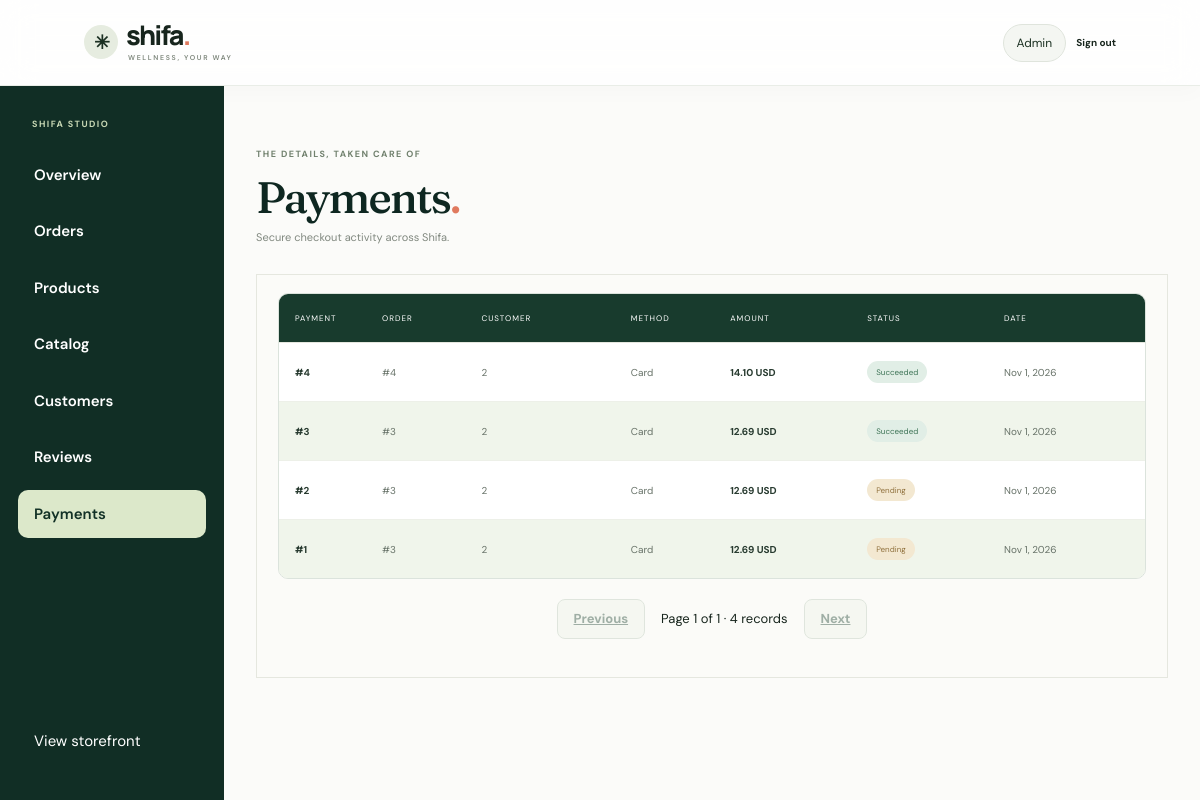
The app's page /admin/payments (signed in) with its own data.
### tables this page shows
CREATE TABLE `payments` (
  `id` int(10) UNSIGNED NOT NULL,
  `order_id` int(10) UNSIGNED NOT NULL,
  `method` enum('card','paypal','cash_on_delivery') NOT NULL,
  `provider_transaction_id` varchar(120) DEFAULT NULL,
  `gateway_metadata` longtext DEFAULT NULL CHECK (json_valid(`gateway_metadata`)),
  `amount` decimal(10,2) NOT NULL,
  `currency` char(3) NOT NULL DEFAULT 'usd',
  `card_last4` char(4) DEFAULT NULL,
  `paid_at` datetime DEFAULT NULL,
  `created_at` datetime NOT NULL DEFAULT current_timestamp(),
  `status` enum('pending','succeeded','failed','refunded') NOT NULL DEFAULT 'pending',
  `reviewed_by_admin_id` int(10) UNSIGNED DEFAULT NULL
);

CREATE TABLE `orders` (
  `id` int(10) UNSIGNED NOT NULL,
  `user_id` int(10) UNSIGNED NOT NULL,
  `status` enum('pending','paid','processing','shipped','delivered','cancelled','refunded') NOT NULL DEFAULT 'pending',
  `total` decimal(10,2) NOT NULL,
  `currency` char(3) NOT NULL DEFAULT 'usd',
  `discount_total` decimal(10,2) NOT NULL DEFAULT 0.00,
  `shipping_total` decimal(10,2) NOT NULL DEFAULT 0.00,
  `ship_name` varchar(100) NOT NULL,
  `ship_phone` varchar(30) NOT NULL,
  `ship_address` varchar(255) NOT NULL,
  `ship_city` varchar(80) NOT NULL,
  `shipping_time` datetime DEFAULT NULL,
  `processed_by_admin_id` int(10) UNSIGNED DEFAULT NULL,
  `created_at` datetime NOT NULL DEFAULT current_timestamp(),
  `updated_at` datetime NOT NULL DEFAULT current_timestamp() ON UPDATE current_timestamp()
);

### app/Core/Admin/PaymentsController.php (called while the page is built, shortened)
<?php
require_once __DIR__ . '/../../Models/Payment.php';
class PaymentsController extends Controller
{
    public function index(): void
    {
        $payments = (new Payment())->getAll();
        $this->view('layout', [
            'page_view' => 'admin/payments/index', 'payments' => $payments,
            'title' => 'Payments', 'base_path' => rtrim(str_replace('\\', '/', dirname($_SERVER['SCRIPT_NAME'] ?? '')), '/'),
            'cart_count' => 0, 'user' => ['name' => $_SESSION['name'] ?? 'Admin'], 'is_admin' => true,
        ]);
    }
}

### app/Core/Router.php (called while the page is built, shortened)
<?php
class Router
{
    private $routes = [];
    public function get($url, $action)
    {
        $this->routes['GET'][$url] = $action;
    }
    public function post($url, $action)
    {
        $this->routes['POST'][$url] = $action;
    }
    public function dispatch()
    {
        $method = $_SERVER['REQUEST_METHOD'];
        $url = parse_url($_SERVER['REQUEST_URI'], PHP_URL_PATH);
        $base = str_replace('\\', '/', dirname($_SERVER['SCRIPT_NAME']));
        if ($base !== '/' && strpos($url, $base) === 0) {
            $url = substr($url, strlen($base));
        }
        $url = rtrim($url, '/');
        list($controllerPath, $controllerMethod) = explode('@', $this->routes[$method][$url]);
        $controller = new $className();
        $controller->$controllerMethod();
    }
}

### public/index.php (called while the page is built)
<?php
require_once __DIR__ . '/../app/Core/Router.php';
$router = new Router();
$router->get('/', 'StorefrontController@home');
$router->get('/shop', 'StorefrontController@shop');
$router->get('/product', 'StorefrontController@product');
$router->post('/reviews', 'Admin/ReviewsController@store');
$router->get('/cart', 'StorefrontController@cart');
$router->post('/cart/add', 'StorefrontController@addToCart');
$router->post('/cart/update', 'StorefrontController@updateCart');
$router->post('/cart/remove', 'StorefrontController@removeFromCart');
$router->get('/account/orders', 'AccountController@orders');
$router->get('/account/order', 'AccountController@order');
$router->get('/admin/products', 'AdminConsoleController@products');
$router->get('/admin/product', 'AdminConsoleController@productForm');
$router->post('/admin/product/save', 'AdminConsoleController@saveProduct');
$router->post('/admin/product/delete', 'AdminConsoleController@deleteProduct');
$router->post('/admin/product/review-notes', 'AdminConsoleController@generateReviewNotes');
$router->get('/admin/orders', 'AdminConsoleController@orders');
$router->get('/admin/order', 'AdminConsoleController@orderDetails');
$router->post('/admin/order/status', 'AdminConsoleController@updateOrderStatus');
$router->get('/admin/users', 'AdminConsoleController@users');
$router->get('/admin/catalog', 'AdminConsoleController@catalog');
$router->post('/admin/catalog/category', 'AdminConsoleController@saveCategory');
$router->post('/admin/catalog/brand', 'AdminConsoleController@saveBrand');
$router->get('/checkout', 'CheckoutController@index');
$router->post('/checkout/cash-on-delivery', 'CheckoutController@cashOnDelivery');
$router->get('/checkout/return', 'CheckoutController@returnFromStripe');
$router->post('/checkout/verify', 'CheckoutController@verify');
$router->post('/orders', 'UserOrderController@store');
$router->get('/orders/csrf', 'UserOrderController@csrfToken');
$router->get('/admin/payments', 'Admin/PaymentsController@index');
$router->get('/admin', 'Admin/OverviewController@index');
$router->get('/admin/dashboard', 'Admin/OverviewController@index');
$router->get('/admin/reviews', 'Admin/ReviewsController@index');
$router->post('/admin/reviews/approve', 'Admin/ReviewsController@approve');
$router->post('/admin/reviews/reject', 'Admin/ReviewsController@reject');
$router->get('/profile', 'ProfileController@index');
$router->post('/profile/update', 'ProfileController@update');
$router->post('/profile/password', 'ProfileController@changePassword');
$router->get('/login', 'AuthPageController@index');
$router->post('/login', 'AuthPageController@login');
$router->post('/register', 'AuthPageController@register');
$router->get('/auth/google', 'AuthPageController@googleLogin');
$router->get('/auth/google/callback', 'AuthPageController@googleCallback');
$router->post('/logout', 'AuthPageController@logout');
$router->dispatch();

### app/Core/Database.php (called while the page is built, shortened)
<?php
class Database
{
    private $servername;
    private $username;
    private $password;
    private $dbname;
    public function __construct()
    {
        $this->servername = getenv('DB_HOST') ?: 'localhost';
        $this->username = getenv('DB_USER') ?: 'root';
        $this->password = getenv('DB_PASSWORD') ?: '';
        $this->dbname = getenv('DB_NAME') ?: 'vitemines';
    }
    public function connect()
    {
        try {
            $pdo = new PDO(
                "mysql:host={$this->servername};dbname={$this->dbname};charset=utf8mb4",
                $this->username,
                $this->password,
                [
                    PDO::ATTR_ERRMODE => PDO::ERRMODE_EXCEPTION,
                    PDO::ATTR_DEFAULT_FETCH_MODE => PDO::FETCH_ASSOC,
                    PDO::ATTR_EMULATE_PREPARES => false,
                ]
            );
            return $pdo;
        } catch (PDOException $e) {
            error_log('Database connection failed: ' . $e->getMessage());
            http_response_code(503);
            exit('The Shifa store is temporarily unavailable. Check the database configuration.');
        }
    }
}

### app/Models/Payment.php (called while the page is built, shortened)
<?php
require_once __DIR__ . '/../Core/Database.php';
class Payment
{
    private PDO $pdo;
    public function __construct(?PDO $pdo = null)
    {
        $this->pdo = $pdo ?? (new Database())->connect();
    }
    public function getAll(): array
    {
        $stmt = $this->pdo->query(
            'SELECT p.*, o.user_id FROM payments p JOIN orders o ON o.id = p.order_id ORDER BY p.created_at DESC'
        );
        return $stmt->fetchAll(PDO::FETCH_ASSOC);
    }
}

### app/Views/admin/payments/index.php (the view, shortened to what this page needs)
<?php $escape = static fn ($value) => htmlspecialchars((string) $value, ENT_QUOTES, 'UTF-8'); ?>
<section class="section-wrap dashboard-page admin-page">
    <div class="dashboard-heading"><div><p class="eyebrow">THE DETAILS, TAKEN CARE OF</p><h1>Payments<span class="brand-dot">.</span></h1><p>Secure checkout activity across Shifa.</p></div></div>
    <div class="data-card">
        <div class="table-head payments-admin-head"><span>Payment</span><span>Order</span><span>Customer</span><span>Method</span><span>Amount</span><span>Status</span><span>Date</span></div>
        <?php foreach ($payments as $payment): ?>
            <div class="table-row payments-admin-head">
                <b>#<?= $escape($payment['id']) ?></b>
                <span>#<?= $escape($payment['order_id']) ?></span>
                <span><?= $escape($payment['user_id']) ?></span>
                <span><?= $escape($payment['method'] === 'cash_on_delivery' ? 'Cash on delivery' : ucfirst($payment['method'])) ?></span>
                <b><?= $escape(number_format((float) $payment['amount'], 2)) ?> USD</b>
                <span><i class="status-pill status-<?= $escape($payment['status']) ?>"><?= $escape(ucfirst($payment['status'])) ?></i></span>
                <span><?= $escape(date('M j, Y', strtotime($payment['created_at']))) ?></span>
            </div>
        <?php endforeach; ?>
    </div>
</section>

### public/assets/css/shifa.css (style rules this page uses)
:root { --ink:#182a24;--forest:#0e2721;--sage:#b4c6a5;--lime:#d8e7b5;--cream:#f7f7f2;--sand:#eee9dc;--muted:#78817a;--line:#e5e7df;--rose:#e9c8b8;--serif:Georgia,'Times New Roman',serif;--sans:'DM Sans',sans-serif;--display:'Manrope',var(--sans) }
* { box-sizing:border-box }
html { scroll-behavior:smooth }
body { margin:0;font-family:var(--sans);color:var(--ink);background:var(--cream);font-size:15px }
.brand-dot { color:#a5b98d }
.eyebrow { margin:0 0 19px;font-size:9px;font-weight:700;letter-spacing:1.9px;color:#77866f }
.hero-copy h1,.shop-heading h1,.dashboard-heading h1,.detail-copy h1,.auth-story h1 { font:500 clamp(45px,5.25vw,76px)/1.03 var(--serif);letter-spacing:-2.8px;margin:0;color:var(--forest) }
.section-wrap { max-width:1290px;margin:0 auto;padding:85px clamp(24px,5vw,68px) }
.dashboard-page { padding-top:62px;padding-bottom:90px }
.dashboard-heading { display:flex;justify-content:space-between;align-items:end;gap:20px;margin-bottom:29px }
.dashboard-heading .eyebrow { margin-bottom:13px }
.dashboard-heading h1 { font-size:48px }
.dashboard-heading>div>p:last-child { color:#80887f;font-size:11px;margin:9px 0 0 }
.data-card { background:#fbfbf8;border:1px solid var(--line);padding:18px 21px }
.table-head,.table-row { display:grid;align-items:center;gap:12px;padding:14px 8px }
.table-head { font-size:8px;color:#8c948b;text-transform:uppercase;letter-spacing:1px;border-bottom:1px solid var(--line) }
.table-row { border-bottom:1px solid #edf0e8;font-size:10px;color:#677268 }
.table-row:last-child { border-bottom:0 }
.table-row b { color:#283b30 }
.status-pill { font-style:normal;display:inline-flex;padding:5px 9px;border-radius:20px;background:#ebece5;color:#667064;font-size:8px;white-space:nowrap }
.status-pending { background:#f3e8d1;color:#90713d }
.status-shipped,.status-delivered,.status-succeeded,.status-live { background:#e1eee6;color:#3c7355 }
.admin-page { max-width:1450px }
.admin-page .dashboard-heading h1 { font-size:44px }
.payments-admin-head { grid-template-columns:.6fr .7fr 1.1fr .7fr 1fr 1fr 1fr }
.admin-page .data-card { overflow-x:auto }

### public/assets/css/shifa-wellness.css (style rules this page uses)
:root { --wellness-alabaster:#fbfbf9;--wellness-stone:#f1f2ed;--wellness-mist:#e9ece4; --wellness-forest:#1b3022;--wellness-sage:#87977c;--wellness-citrus:#e07a5f; --wellness-blue:#3d5a80;--wellness-ink:#17251d;--wellness-muted:#68736b; --wellness-line:#dfe4dc;--wellness-glass:#ffffffc9;--wellness-shadow:0 16px 42px #1b30220c; --wellness-serif:'Fraunces',Georgia,serif;--wellness-sans:'DM Sans',Arial,sans-serif; --pill-vegan-bg:#e7f0e4;--pill-vegan-ink:#365d3d; --pill-gmo-bg:#f3ead1;--pill-gmo-ink:#78602d; --pill-tested-bg:#e5edf5;--pill-tested-ink:#3d5a80; --pill-clinical-bg:#f7e7e1;--pill-clinical-ink:#9a4e39; --wellness-ease:cubic-bezier(.2,.75,.25,1) }
.wellness-shell { background:var(--wellness-alabaster);color:var(--wellness-ink);font-family:var(--wellness-sans) }
.brand-dot { color:var(--wellness-citrus) }
.section-wrap { max-width:1320px }
.shop-heading h1,.detail-copy h1,.dashboard-heading h1 { font-family:var(--wellness-serif);font-weight:500;letter-spacing:-.04em }
.eyebrow { font-size:9px;letter-spacing:.16em;color:#71816e }

### public/assets/css/interface.css (style rules this page uses)
.admin-shell .section-wrap { padding-left:32px;padding-right:32px;max-width:1500px }
.table-scroll>.table-row,.table-scroll>.table-head { min-width:760px;padding:18px 16px }
.table-scroll>.table-head { position:sticky;top:0;background:#183b2d;color:#fff;z-index:2 }
.table-scroll>.table-row:nth-of-type(even),tbody tr:nth-child(odd),.catalog-row:nth-of-type(even) { background:#f0f5eb }
.table-scroll>.table-row:nth-of-type(odd),tbody tr:nth-child(even) { background:#fff }
.table-scroll>.stripe-light { background:#fff!important }
.table-scroll>.stripe-dark { background:#f0f5eb!important }
body.admin-shell { display:grid;grid-template-columns:224px minmax(0,1fr);grid-template-rows:auto 1fr;min-height:100dvh;align-items:stretch }

### records on screen
payments: id "4", order "4", order.user_id "2", method "Card", amount "14.10", status "Succeeded", created_at "Nov 1, 2026"
payments: id "3", order "3", order.user_id "2", method "Card", amount "12.69", status "Succeeded", created_at "Nov 1, 2026"
payments: id "2", order "3", order.user_id "2", method "Card", amount "12.69", status "Pending", created_at "Nov 1, 2026"
payments: id "1", order "3", order.user_id "2", method "Card", amount "12.69", status "Pending", created_at "Nov 1, 2026"

### other values on screen
$e($label) "Overview"
$e($label) "Orders"
$e($label) "Products"
$e($label) "Catalog"
$e($label) "Customers"
$e($label) "Reviews"
$e($label) "Payments"
